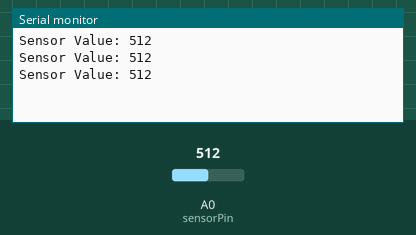
The sketch below on a simulated Arduino Uno, built with avr-gcc and run on an emulated ATmega328P. On the bench: the last lines printed to the serial monitor. The test bench sets the inputs (shaded band); at power-on: A0 (sensorPin) = 512.

Above: at 1.3 s.
1.4 s: A0 (sensorPin) set to 716
At 1.9 s:
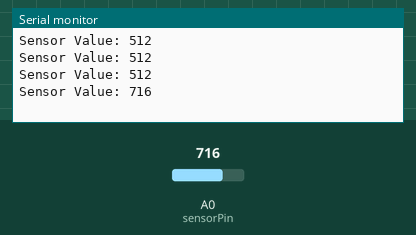
2.9 s: A0 (sensorPin) set to 900
At 3.4 s:
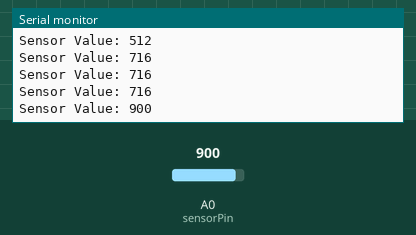
Timing chart, 0 to 5.9 s (numbered marks = the images above; inputs shaded):
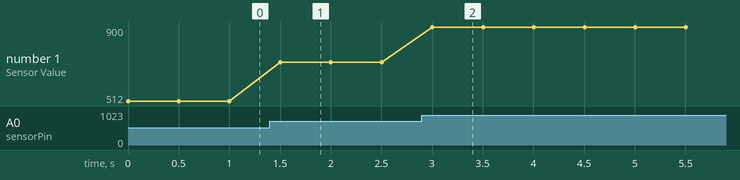

The sketch:

serial_comunication.ino
```cpp
// void setup() {
//   Serial.begin(9600);  // Start serial communication at 9600 baud
// }

// void loop() {
//   Serial.println("Hello from Arduino!");
//   delay(1000);  // Wait 1 second
// }

int sensorPin = A0;  // Potentiometer or LDR connected to A0
int sensorValue = 0;

void setup() {
  Serial.begin(9600);
}

void loop() {
  sensorValue = analogRead(sensorPin);  // Read the sensor
  Serial.print("Sensor Value: ");
  Serial.println(sensorValue);
  delay(500);  // Adjust delay for real-time readings
}
```

Measured:
- after the input at 1.4 s, the serial monitor: prints a new line after 0.10 s (image 1)
- after the input at 2.9 s, the serial monitor: prints a new line after 0.10 s (image 2)
- plotted number 1: 512 → 716 after the input at 1.4 s, 716 → 900 after the input at 2.9 s
